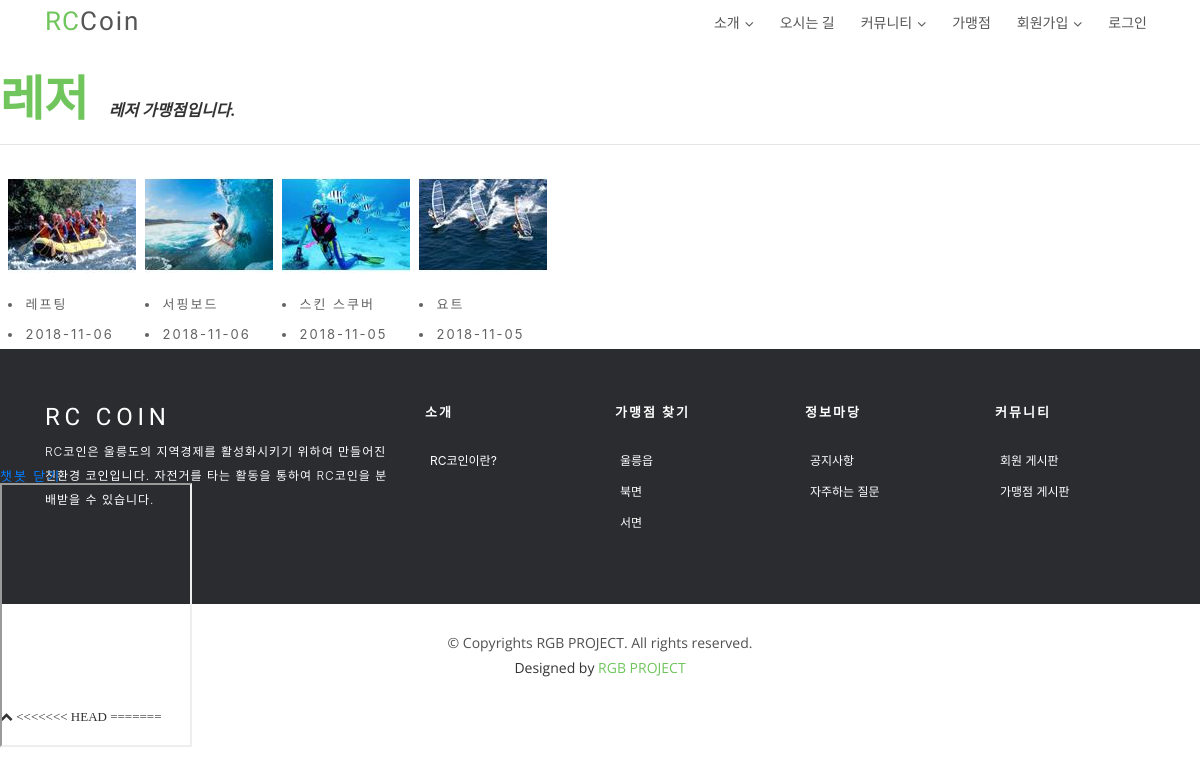
Screenshot of /photo/album/3/ with the database file from the repository.
### photo/models.py (models this page shows, shortened)
@python_2_unicode_compatible
class Album(models.Model):
    name = models.CharField(max_length=50)
    description = models.CharField('One Line Description', max_length=100, blank=True)
    class Meta:
        ordering = ['name']

@python_2_unicode_compatible
class Photo(models.Model):
    album = models.ForeignKey('Album', on_delete=models.CASCADE)
    title = models.CharField(max_length=50)
    image = ThumbnailImageField(upload_to='photo/%Y/%m')
    description = models.TextField('Photo Description', blank=True)
    upload_date = models.DateTimeField('Upload Date', auto_now_add=True)
    class Meta:
        ordering = ['title']
    def get_absolute_url(self):
        return reverse('photo:photo_detail', args=(self.id,))

### photo/views.py (the view)
# urls.py: url(r'^album/(?P<pk>\d+)/$', AlbumDV.as_view(), name='album_detail'),
class AlbumDV(DetailView):
    model = Album

### photo/fields.py (called while the page is built)
def _add_thumb(s):
    parts = s.split(".")
    parts.insert(-1, "thumb")
    if parts[-1].lower() not in ['jpeg','jpg']:
        parts[-1]='jpg'
    return ".".join(parts)

    def _get_thumb_url(self):
        return _add_thumb(self.url)

### photo/templates/photo/album_detail.html (shortened to what this page needs)
{% extends 'index_base.html' %}
{% load staticfiles %}
{% block content %}
{% block extrastyle %}{% static "photo/photo.css" %}{% endblock %}
<section id="team">
    <br><br>
<div id="content">
    <h2 style="display:inline">{{ object.name }}</h2>
    &emsp;<b><i>{{ object.description }}</i></b>
    <hr/>
    <div class="album-detail">
        <div class="row">&nbsp;&nbsp;
        {% for photo in object.photo_set.all %}
        <div class="album-detail-photo">
            <a href="{{ photo.get_absolute_url }}">
            <img class="thumbnail" src="{{ photo.image.thumb_url }}" />
            </a>
            <li id="a">{{ photo.title }}</li>
            <li>{{ photo.upload_date|date:"Y-m-d" }}</li>
        </div>
        {% endfor %}
 </div>
    </div>
</div>
</section>
{% endblock content %}

### static/css/style.css (style rules this page uses)
body { background-color: #fff; color: #333; }
h1, h2, h3, h4, h5, h6 { margin: 0; }
h2 { color: #000; font-weight: 600; }
a { letter-spacing: 2px; text-decoration: none; }
li { color: #626262; font-size: 13px; font-weight: 400; letter-spacing: 2px; line-height: 30px; text-transform: capitalize; }
#team h2 { margin: 0 0 10px 0; font-size: 48px; font-weight: 700; line-height: 56px; font-family: "Philosopher", sans-serif; color: #71c55d; }

### rows the page displays
Album: name "레저", description "레저 가맹점입니다."
Photo: shows a picture, title "레프팅", upload_date "2018-11-06"
Photo: shows a picture, title "서핑보드", upload_date "2018-11-06"
Photo: shows a picture, title "스킨 스쿠버", upload_date "2018-11-05"
Photo: shows a picture, title "요트", upload_date "2018-11-05"
